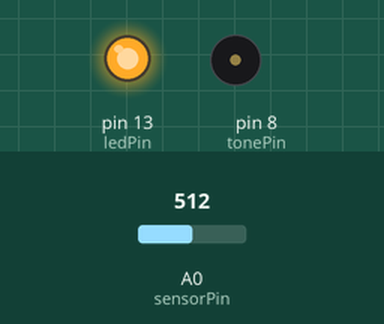
This sketch was run on a simulated Arduino Uno, built with avr-gcc and run on an emulated ATmega328P. On the bench: output pins drawn as LEDs (lit = HIGH), buzzer (waves = sounding). The test bench sets the inputs (shaded band); at power-on: A0 (sensorPin) = 512.

Above: at 0.1 s.
At 5.1 s:
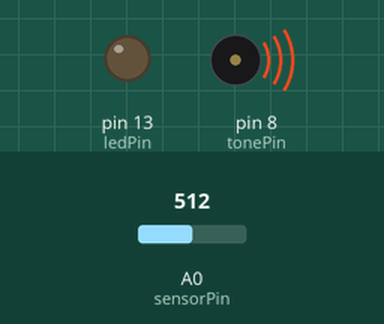
Timing chart, 0 to 6.6 s (numbered marks = the images above):
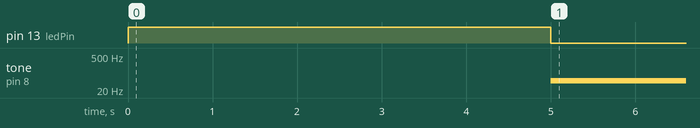

Measured:
- by itself, tone on pin 8 (tonePin): silent → 49 Hz at 5.0 s

The sketch:

sketch.ino
```cpp
int sensorValue,
    pitch,
    sensorLow  = 1023,
    sensorHigh = 0;

const int ledPin     = 13,
          tonePin    = 8,
          sensorPin  = A0;

const int freqLow    = 50,
          freqHigh   = 4000,
          toneLength = 20;


void setup() {
  pinMode(ledPin, OUTPUT);
  turnOn(ledPin);

  while (millis() < 5000) {
    sensorValue = analogRead(sensorPin);

    if (sensorValue > sensorHigh) {
      sensorHigh = sensorValue;
    }

    if (sensorValue < sensorLow) {
      sensorLow = sensorValue;
    }
  }

  turnOff(ledPin);
}


void loop() {
  sensorValue = analogRead(sensorPin);

  pitch = map(
    sensorValue,
    sensorLow,
    sensorHigh,
    freqLow,
    freqHigh);

  tone(tonePin, pitch, toneLength);
  delay(10);
}


void turnOn(int pin) {
  digitalWrite(pin, HIGH);
}


void turnOff(int pin) {
  digitalWrite(pin, LOW);
}
```
